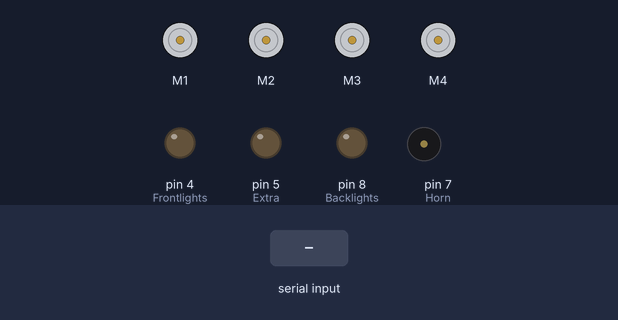
Bench run of a sketch on a simulated Arduino Uno, built with avr-gcc and run on an emulated ATmega328P. Parts: 4 × DC motor (green arrow = forward, orange = backward, longer = faster), output pins drawn as LEDs (lit = HIGH), buzzer (waves = sounding, pin HIGH). Inputs (shaded band) come from the test bench. What the sketch prints to the serial monitor is not drawn.

Above: at 1.2 s.
1.3 s: "F" received over the second serial link
At 1.8 s:
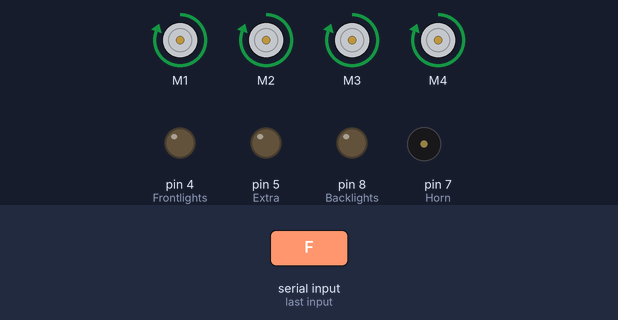
2.8 s: "B" received over the second serial link
At 4.0 s:
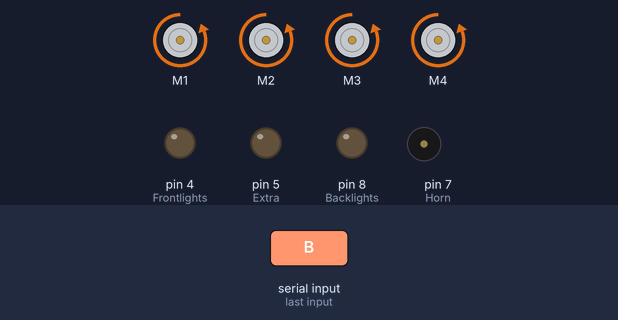
4.3 s: "L" received over the second serial link
At 5.3 s:
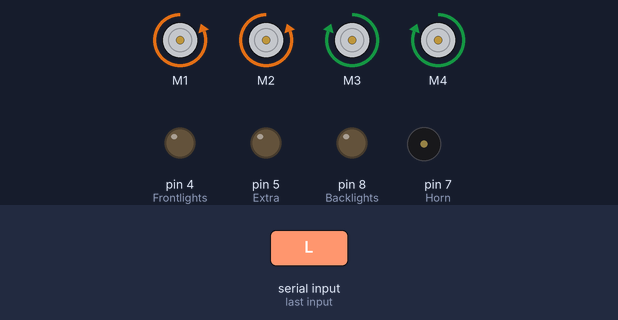
5.8 s: "R" received over the second serial link
At 6.5 s:
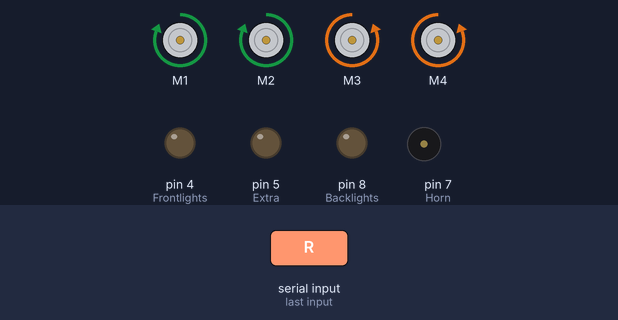
7.3 s: "W" received over the second serial link
At 7.6 s:
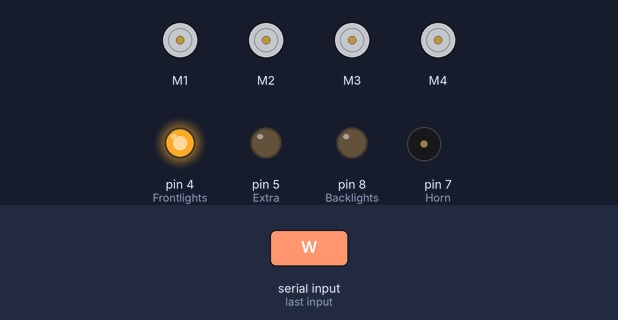
8.8 s: "w" received over the second serial link
At 9.9 s:
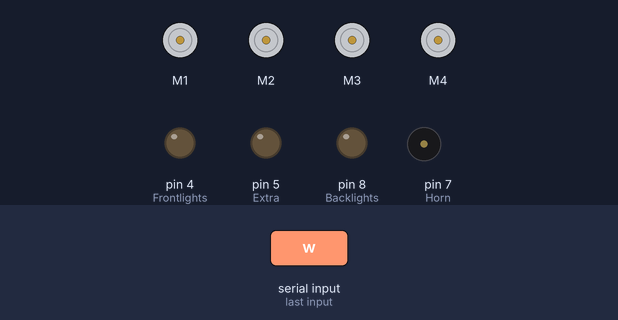
Timing chart, 0 to 11.3 s (numbered marks = the images above; inputs shaded):
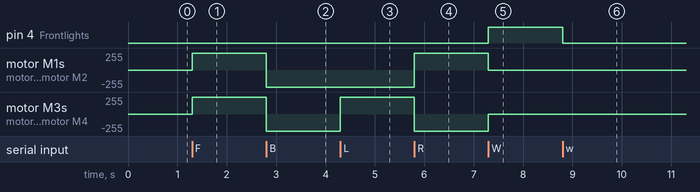

The sketch:

BT_work.ino
```cpp
#include <AFMotor.h>
#include <SoftwareSerial.h>
SoftwareSerial BT(2, 3); //RX|TX

//initial motors pin
AF_DCMotor motor1(1);
AF_DCMotor motor2(2);
AF_DCMotor motor3(3);
AF_DCMotor motor4(4);

char command;

int Frontlights = 4;
int Backlights = 8;
int Horn = 7;
int Extra = 5;

void setup() {

  Serial.begin(9600);
  BT.begin(9600);

  pinMode(Frontlights, OUTPUT);
  pinMode(Backlights, OUTPUT);
  pinMode(Horn, OUTPUT);
  pinMode(Extra, OUTPUT);
}

void loop() {
  if (BT.available() > 0) {
    command = BT.read();
    char input = (BT.read());
    Serial.print(input);
    Stop();
    switch (command) {
      case 'F':
        forward();
        break;
      case 'B':
        back();
        break;
      case 'L':
        left();
        break;
      case 'R':
        right();
        break;
      case 'W':  //Front light ON
        digitalWrite(Frontlights, HIGH);
        break;
      case 'w':  //Front light OFF
        digitalWrite(Frontlights, LOW);
        break;
      case 'U':  //Back light ON
        digitalWrite(Backlights, HIGH);
        break;
      case 'u':  //Back light OFF
        digitalWrite(Backlights, LOW);
        break;
      case 'V':  //Horn On
        digitalWrite(Horn, HIGH);
        break;
      case 'v':  //Horn OFF
        digitalWrite(Horn, LOW);
        break;
      case 'X':
        digitalWrite(Extra, HIGH);
        break;
      case 'x':
        digitalWrite(Extra, LOW) ;
        break;

          }
  }
}

void forward()
{
  motor1.setSpeed(255); //Define maximum velocity
  motor1.run(FORWARD); //rotate the motor clockwise
  motor2.setSpeed(255); //Define maximum velocity
  motor2.run(FORWARD); //rotate the motor clockwise
  motor3.setSpeed(255);//Define maximum velocity
  motor3.run(FORWARD); //rotate the motor clockwise
  motor4.setSpeed(255);//Define maximum velocity
  motor4.run(FORWARD); //rotate the motor clockwise
}

void back()
{
  motor1.setSpeed(255); //Define maximum velocity
  motor1.run(BACKWARD); //rotate the motor anti-clockwise
  motor2.setSpeed(255); //Define maximum velocity
  motor2.run(BACKWARD); //rotate the motor anti-clockwise
  motor3.setSpeed(255); //Define maximum velocity
  motor3.run(BACKWARD); //rotate the motor anti-clockwise
  motor4.setSpeed(255); //Define maximum velocity
  motor4.run(BACKWARD); //rotate the motor anti-clockwise
}

void left()
{
  motor1.setSpeed(255); //Define maximum velocity
  motor1.run(BACKWARD); //rotate the motor anti-clockwise
  motor2.setSpeed(255); //Define maximum velocity
  motor2.run(BACKWARD); //rotate the motor anti-clockwise
  motor3.setSpeed(255); //Define maximum velocity
  motor3.run(FORWARD);  //rotate the motor clockwise
  motor4.setSpeed(255); //Define maximum velocity
  motor4.run(FORWARD);  //rotate the motor clockwise
}

void right()
{
  motor1.setSpeed(255); //Define maximum velocity
  motor1.run(FORWARD); //rotate the motor clockwise
  motor2.setSpeed(255); //Define maximum velocity
  motor2.run(FORWARD); //rotate the motor clockwise
  motor3.setSpeed(255); //Define maximum velocity
  motor3.run(BACKWARD); //rotate the motor anti-clockwise
  motor4.setSpeed(255); //Define maximum velocity
  motor4.run(BACKWARD); //rotate the motor anti-clockwise
}

void Stop()
{
  motor1.setSpeed(0); //Define minimum velocity
  motor1.run(RELEASE); //stop the motor when release the button
  motor2.setSpeed(0); //Define minimum velocity
  motor2.run(RELEASE); //rotate the motor clockwise
  motor3.setSpeed(0); //Define minimum velocity
  motor3.run(RELEASE); //stop the motor when release the button
  motor4.setSpeed(0); //Define minimum velocity
  motor4.run(RELEASE); //stop the motor when release the button
}
```

Measured:
- after the input at 1.3 s, motor M1–4: stopped → forward 255/255 at once
- after the input at 2.8 s, motor M1–4: forward 255/255 → backward 255/255 at once
- after the input at 4.3 s, motor M3, motor M4: backward 255/255 → forward 255/255 at once
- after the input at 5.8 s, motor M1, motor M2: backward 255/255 → forward 255/255 at once; motor M3, motor M4: forward 255/255 → backward 255/255 at once
- after the input at 7.3 s, pin 4 (Frontlights): LOW → HIGH at once; motor M1, motor M2: forward 255/255 → stopped at once; motor M3, motor M4: backward 255/255 → stopped at once
- after the input at 8.8 s, pin 4 (Frontlights): HIGH → LOW at once
